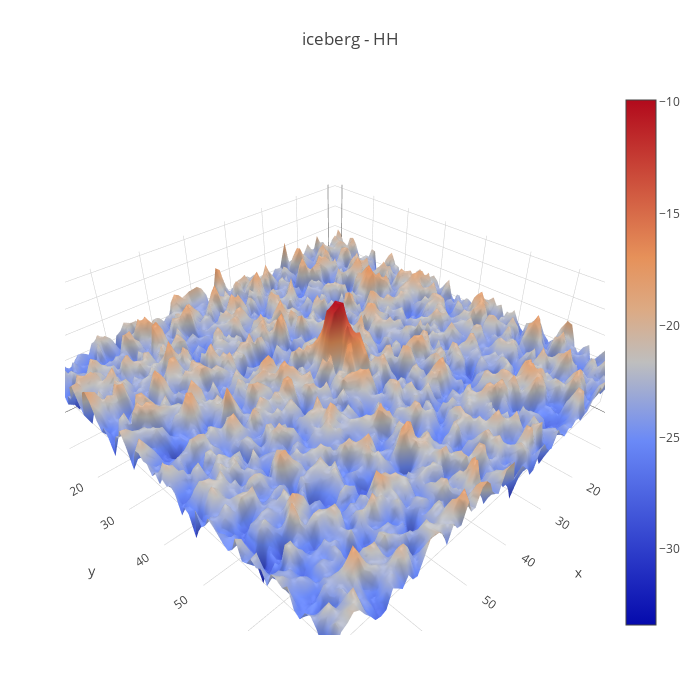
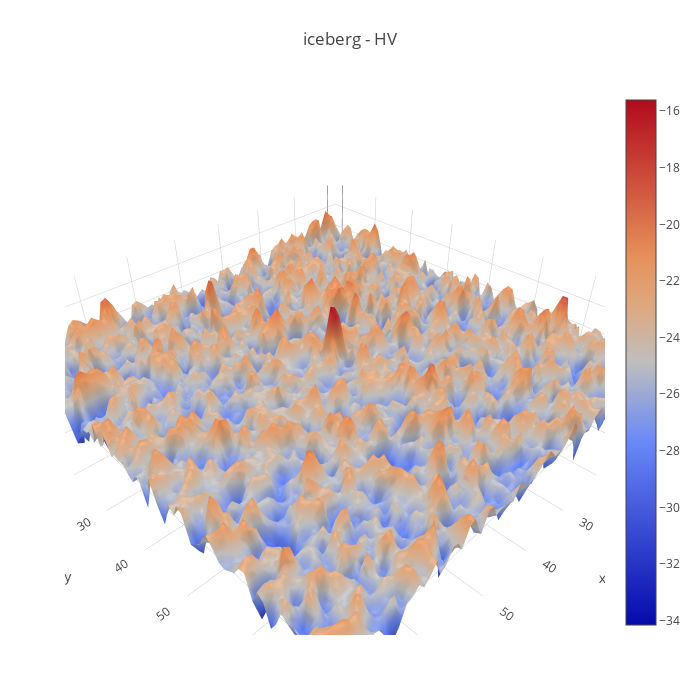

Source (notebook cell) for these figures, in order:
### Code cell
plotmy3d(X_band_1[2,:,:], 'iceberg - HH')
plotmy3d(X_band_2[2,:,:], 'iceberg - HV')
target_train[2]

### Figure 1 — Plotly figure (JSON) as saved in the notebook; plotly's stock layout.template omitted (floating-point values rounded to 4 significant figures; data arrays with more than 128 entries replaced by an {"elided": "..."} marker saying what was removed)
{"data": [{"type": "surface", "z": {"elided": "75x75 float values"}}], "layout": {"autosize": false, "height": 700, "margin": {"b": 65, "l": 65, "r": 50, "t": 90}, "title": "iceberg - HH", "width": 700}}

### Figure 2 — Plotly figure (JSON) as saved in the notebook; plotly's stock layout.template omitted (floating-point values rounded to 4 significant figures; data arrays with more than 128 entries replaced by an {"elided": "..."} marker saying what was removed)
{"data": [{"type": "surface", "z": {"elided": "75x75 float values"}}], "layout": {"autosize": false, "height": 700, "margin": {"b": 65, "l": 65, "r": 50, "t": 90}, "title": "iceberg - HV", "width": 700}}
